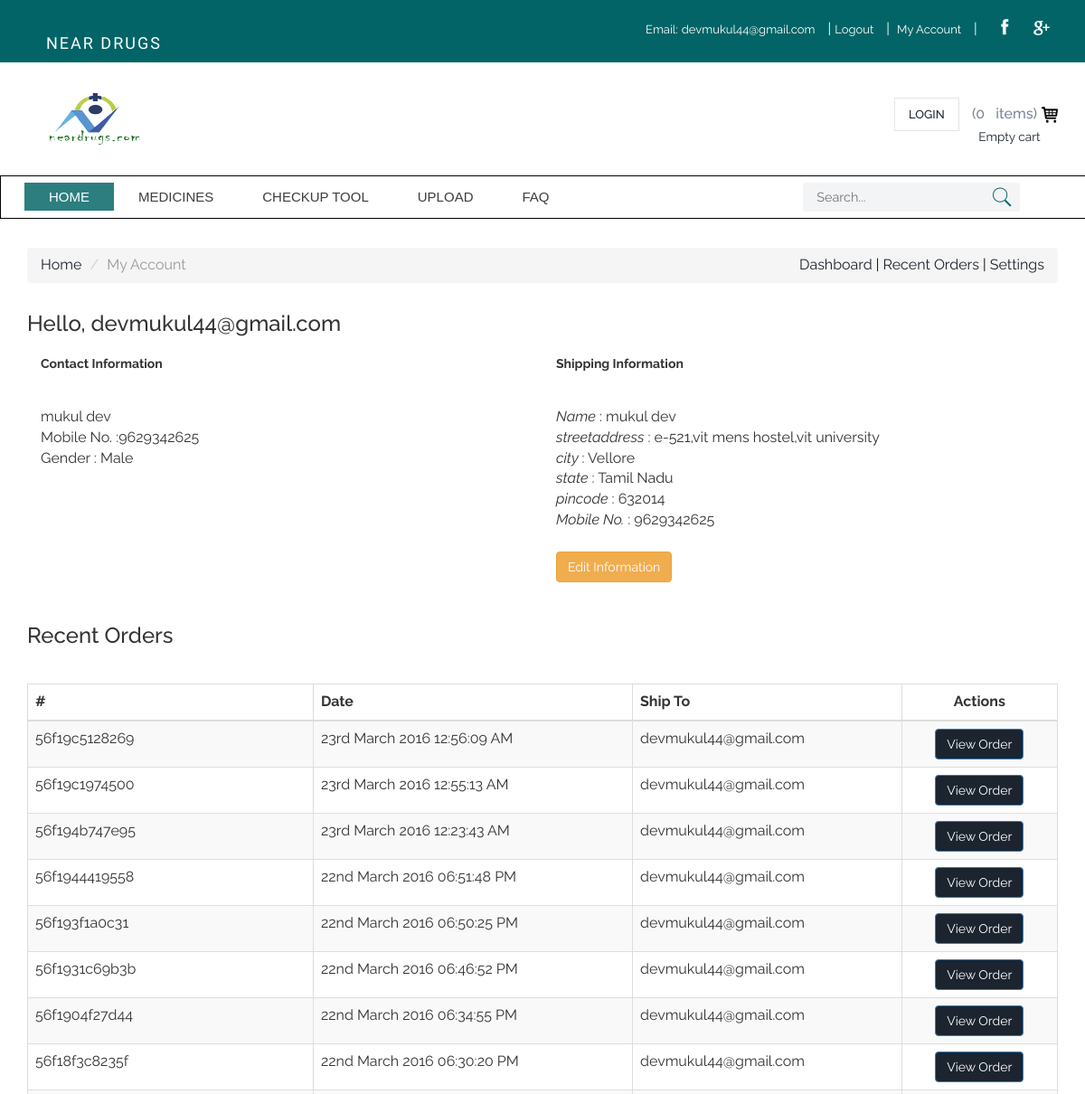
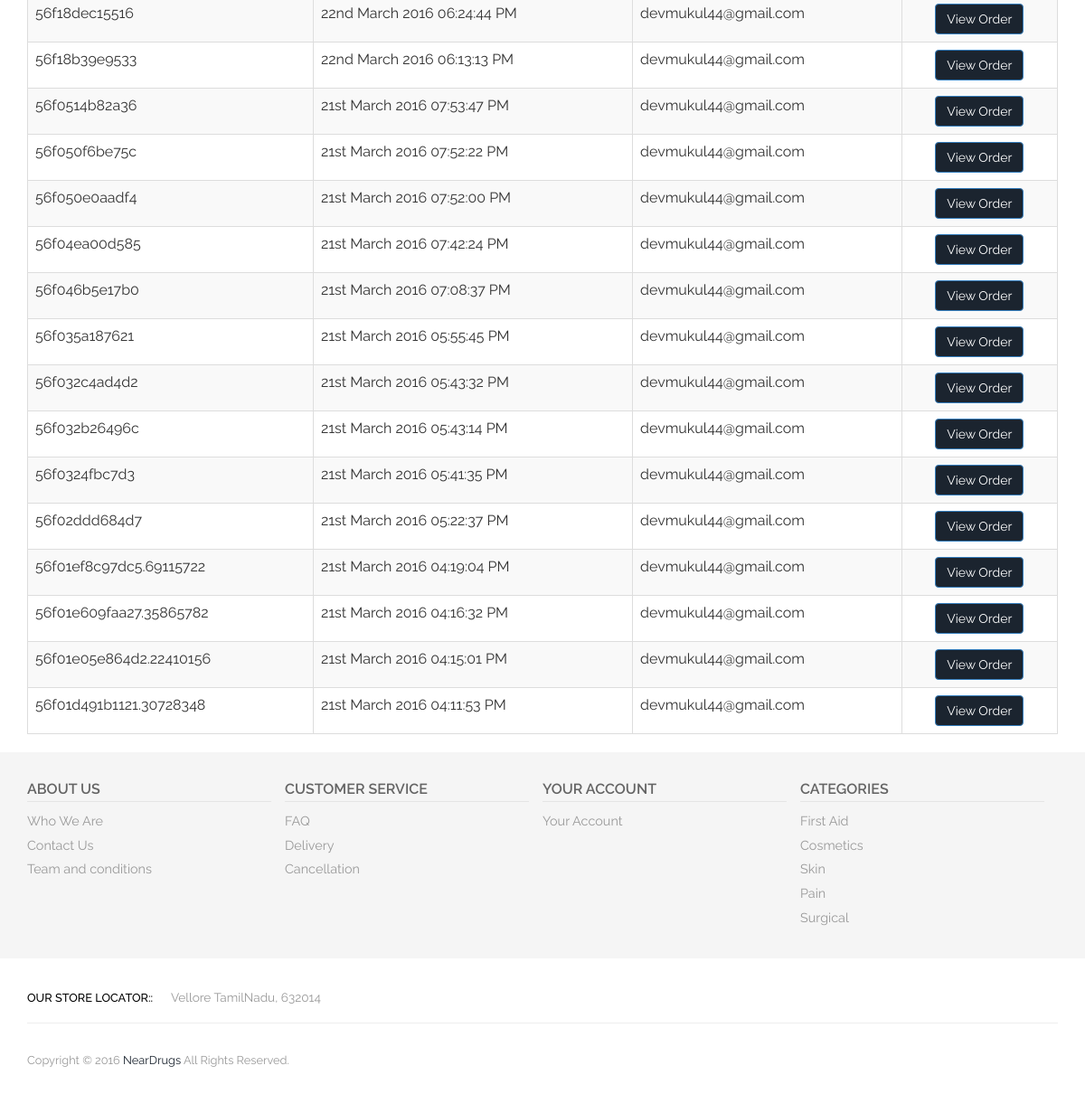
Screenshot of /new_acc.php (signed in) with the database file from the repository (2 pictures, top to bottom).
### tables this page shows
CREATE TABLE IF NOT EXISTS `users` (
  `firstname` varchar(42) DEFAULT NULL,
  `lastname` varchar(40) DEFAULT NULL,
  `username` varchar(40) NOT NULL,
  `mobile` bigint(10) DEFAULT NULL,
  `gender` varchar(1) DEFAULT NULL,
  `password` varchar(32) DEFAULT NULL,
  PRIMARY KEY (`username`)
);

CREATE TABLE IF NOT EXISTS `address` (
  `username` varchar(42) DEFAULT NULL,
  `name` varchar(42) DEFAULT NULL,
  `streetaddress` varchar(200) DEFAULT NULL,
  `city` varchar(30) DEFAULT NULL,
  `state` varchar(30) DEFAULT NULL,
  `pincode` int(6) DEFAULT NULL,
  `phoneno` varchar(10) DEFAULT NULL
);

CREATE TABLE IF NOT EXISTS `orders` (
  `email` varchar(50) NOT NULL,
  `order_id` varchar(50) NOT NULL,
  `product_code` varchar(500) NOT NULL,
  `product_quantity` varchar(100) NOT NULL,
  `image` varchar(100) NOT NULL,
  `date` varchar(50) NOT NULL
);

### recent.php (the view, shortened to what this page needs)
<?php
		include("connection.php");
		$sql ="Select * from orders where email='$_SESSION[uname]' ORDER BY date DESC";
		$result = mysqli_query($conn, $sql);
?>
											<div class="title-box">
                                            <h3>Recent Orders</h3>
                                        </div>
                                        <div class="table-responsive">
                                            <table class="table table-striped table-bordered table-responsive text-left my-orders-table">
                                                <thead>
                                                    <tr class="first last">
                                                        <th>#</th>
                                                        <th>Date</th>
                                                        <th>Ship To</th>
                                                        <th class="text-center">Actions</th>
                                                    </tr>
                                                </thead>
                                                <tbody>
												<?php
													if (mysqli_num_rows($result) > 0)
													{
													while($row = mysqli_fetch_row($result))
													{
												echo '
                                                    <tr>
                                                        <td>'.$row[1].'</td>
                                                        <td>'.$row[5].'</td>
                                                        <td>'.$row[0].'</td>
                                                        <td class="text-center last">
                                                            <div class="btn-group">
                                                                <a href="#" class="btn btn-primary">View Order</a>
                                                            </div>
                                                        </td>
                                                    </tr>
													';
													}
													}
												?>
                                                </tbody>
                                            </table>
                                        </div>

### new_acc.php (shortened to what this page needs)
<!DOCTYPE HTML>
<html>
<head>
<link href="css/bootstrap.css" rel='stylesheet' type='text/css' />
<link href="css/style.css" rel='stylesheet' type='text/css' />
<link href="css/megamenu.css" rel="stylesheet" type="text/css" media="all" />
</head>
<body>
	<?php include("headtop.php"); ?>
	<?php include("headbottom.php"); ?>
	<?php include("navbar.php"); ?>
<div class="content">
<div class="container">
	  <ol class="breadcrumb">
		  <li><a href="index.php">Home</a></li>
		  <li class="active">My Account</li>
		  <div class="top_left nav" style="display:inline;color:black;">
		  <a href="new_acc.php">Dashboard</a> | <a href="new_page_profile_orders.php">Recent Orders</a> | <a href="new_page_profile_settings.php">Settings</a>
		  </div>
		 </ol>
<h3>Hello, <?php echo $_SESSION["uname"]; ?> </h3>
<br>
<div class="row">
<div class="col1 col-md-6">
	<h5><b>Contact Information</b></h5>
	<ul style="list-style:none;">
	<?php
	include("connection.php");
	$email = $_SESSION["uname"];
		$sql ="Select * from users where username='$email'";
		$result = mysqli_query($conn, $sql);
		if (mysqli_num_rows($result) > 0)
		{
		while($row = mysqli_fetch_row($result))
		{
		echo $row[0]." ".$row[1]."</li>";
		echo"<li>Mobile No. :".$row[3]."</li>";
		if($row[4] == "m")
		{
			echo"<li>Gender : Male </li>";
		}
		else
		{
			echo"<li>Gender : Female </li>";
		}
		}
		}
		else
		{
		echo "No Details Found! :(";
		}
		?>
	</ul>
</div>
<div class="col1 col-md-6">
	<h5><b>Shipping Information</b></h5>
	<ul style="list-style:none;">
		<?php
	include("connection.php");
	$email = $_SESSION["uname"];
		$sql ="Select * from address where username='$email'";
		$result = mysqli_query($conn, $sql);
		if (mysqli_num_rows($result) > 0)
		{
		while($row = mysqli_fetch_row($result))
		{
		echo"<li><i>Name </i>: ".$row[1]."</li>";
		echo"<li><i>streetaddress </i>: ".$row[2]."</li>";
		echo"<li><i>city </i>: ".$row[3]."</li>";
		echo"<li><i>state </i>: ".$row[4]."</li>";
		echo"<li><i>pincode </i>: ".$row[5]."</li>";
		echo"<li><i>Mobile No. </i>: ".$row[6]."</li>";
		}
		}
		else
		{
		echo "No Details Found! :(";
		}
		?>
		<br>
		<a href="new_page_profile_settings.php"><button class="btn btn-warning">Edit Information</button></a>
	</ul>
</div>
</div>
<br>
<br>
                                       <?php include("recent.php"); ?>
                                    </div>
                                </div>
<?php include("foottop.php"); ?>
<?php include("footbottom.php"); ?>

### css/style.css (style rules this page uses)
h4, h5, h6, h1, h2, h3 { margin: 0; }
ul, ol { margin: 0; padding:0; }
html, body { font-family: 'Raleway', sans-serif; font-size: 100%; background: #ffffff; }
body a { transition:0.5s all; -webkit-transition:0.5s all; -moz-transition:0.5s all; -o-transition:0.5s all; -ms-transition:0.5s all; }
.row { margin:0; }
.breadcrumb { margin:2em 0; }
.top_left { float: right; color:#fff; }

### rows the page displays
users: firstname "mukul", lastname "dev", mobile "9629342625", gender "Gender : Male"
address: name "mukul dev", streetaddress "e-521,vit mens hostel,vit university", city "Vellore", state "Tamil Nadu", pincode "632014", phoneno "9629342625"
orders: order_id "56f19c5128269", date "23rd March 2016 12:56:09 AM", email "devmukul44@gmail.com"
orders: order_id "56f19c1974500", date "23rd March 2016 12:55:13 AM", email "devmukul44@gmail.com"
orders: order_id "56f194b747e95", date "23rd March 2016 12:23:43 AM", email "devmukul44@gmail.com"
orders: order_id "56f1944419558", date "22nd March 2016 06:51:48 PM", email "devmukul44@gmail.com"
orders: order_id "56f193f1a0c31", date "22nd March 2016 06:50:25 PM", email "devmukul44@gmail.com"
orders: order_id "56f1931c69b3b", date "22nd March 2016 06:46:52 PM", email "devmukul44@gmail.com"
orders: order_id "56f1904f27d44", date "22nd March 2016 06:34:55 PM", email "devmukul44@gmail.com"
orders: order_id "56f18f3c8235f", date "22nd March 2016 06:30:20 PM", email "devmukul44@gmail.com"
orders: order_id "56f18dec15516", date "22nd March 2016 06:24:44 PM", email "devmukul44@gmail.com"
orders: order_id "56f18b39e9533", date "22nd March 2016 06:13:13 PM", email "devmukul44@gmail.com"
orders: order_id "56f0514b82a36", date "21st March 2016 07:53:47 PM", email "devmukul44@gmail.com"
orders: order_id "56f050f6be75c", date "21st March 2016 07:52:22 PM", email "devmukul44@gmail.com"
orders: order_id "56f050e0aadf4", date "21st March 2016 07:52:00 PM", email "devmukul44@gmail.com"
orders: order_id "56f04ea00d585", date "21st March 2016 07:42:24 PM", email "devmukul44@gmail.com"
orders: order_id "56f046b5e17b0", date "21st March 2016 07:08:37 PM", email "devmukul44@gmail.com"
orders: order_id "56f035a187621", date "21st March 2016 05:55:45 PM", email "devmukul44@gmail.com"
orders: order_id "56f032c4ad4d2", date "21st March 2016 05:43:32 PM", email "devmukul44@gmail.com"
orders: order_id "56f032b26496c", date "21st March 2016 05:43:14 PM", email "devmukul44@gmail.com"
orders: order_id "56f0324fbc7d3", date "21st March 2016 05:41:35 PM", email "devmukul44@gmail.com"
orders: order_id "56f02ddd684d7", date "21st March 2016 05:22:37 PM", email "devmukul44@gmail.com"
orders: order_id "56f01ef8c97dc5.69115722", date "21st March 2016 04:19:04 PM", email "devmukul44@gmail.com"
orders: order_id "56f01e609faa27.35865782", date "21st March 2016 04:16:32 PM", email "devmukul44@gmail.com"
orders: order_id "56f01e05e864d2.22410156", date "21st March 2016 04:15:01 PM", email "devmukul44@gmail.com"
orders: order_id "56f01d491b1121.30728348", date "21st March 2016 04:11:53 PM", email "devmukul44@gmail.com"

### other values shown
$_SESSION["uname"] "devmukul44@gmail.com"
sizeof($_SESSION['cart']) "0"
